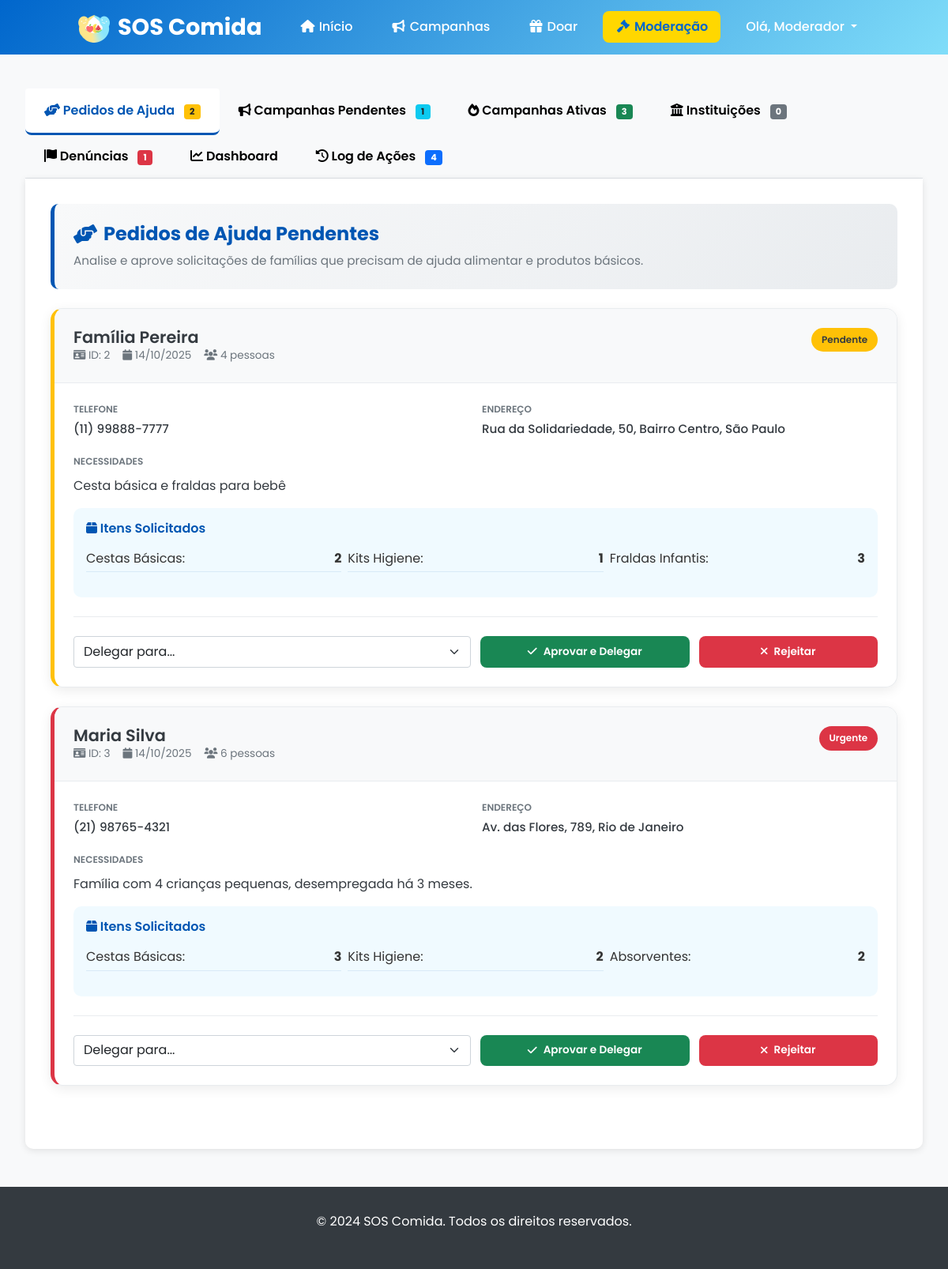
Page /moderacao (signed in) on the earlier database version.
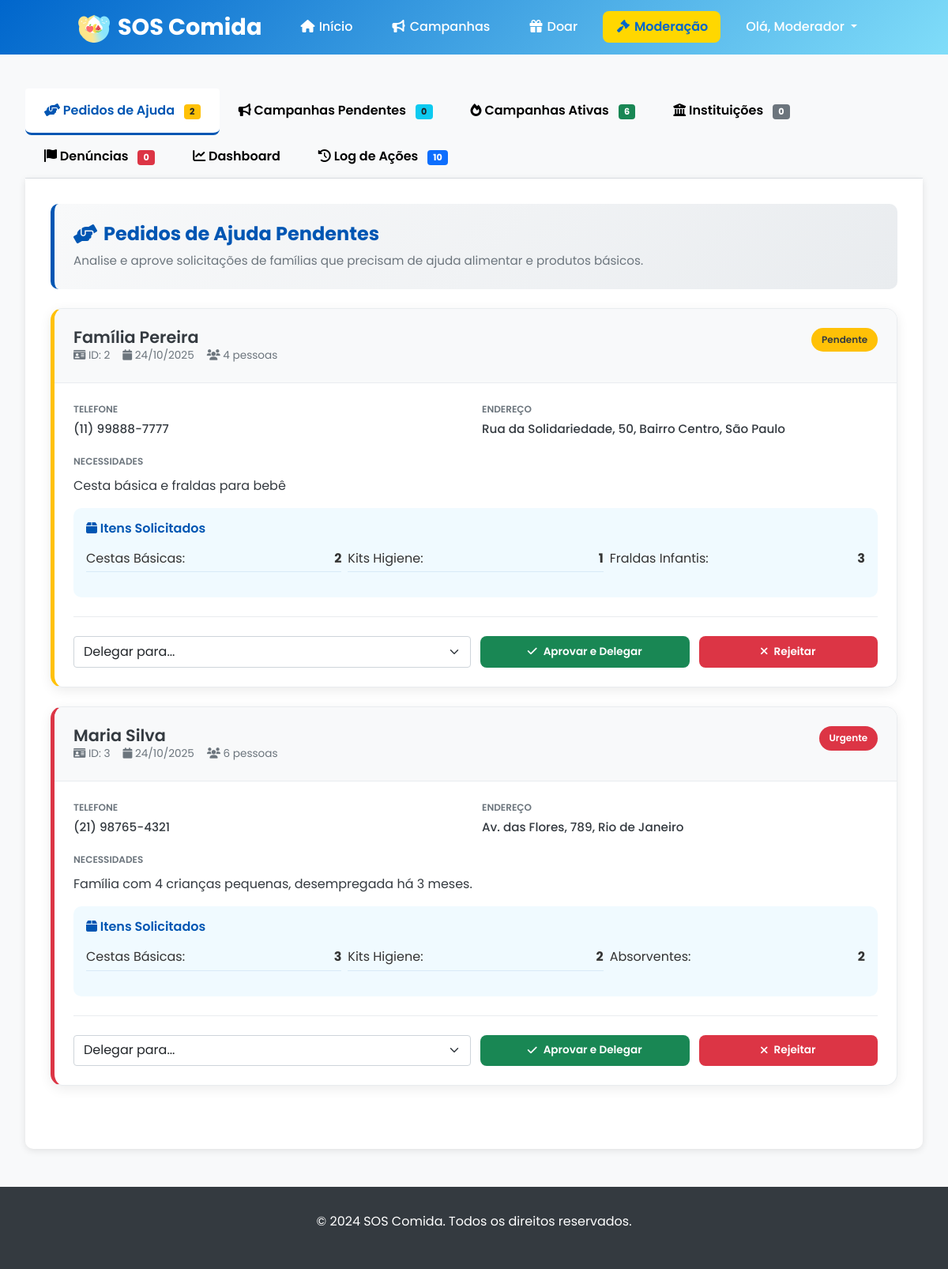
Same page on the later database version.
### models.py (models this page shows)
class SolicitacaoRecebimento(db.Model):
    __tablename__ = 'solicitacoes_recebimento'
    id = db.Column(db.Integer, primary_key=True)
    usuario_id = db.Column(db.Integer, db.ForeignKey('usuarios.id'), nullable=False)
    nome = db.Column(db.String(100), nullable=False)
    telefone = db.Column(db.String(20), nullable=False)
    endereco = db.Column(db.Text, nullable=False)
    qtd_pessoas = db.Column(db.Integer, nullable=False)
    necessidades = db.Column(db.Text, nullable=False)
    status = db.Column(db.String(20), default='pendente')
    data_criacao = db.Column(db.DateTime, default=datetime.utcnow)
    qtd_cestas = db.Column(db.Integer, default=0)
    qtd_higiene = db.Column(db.Integer, default=0)
    qtd_absorventes = db.Column(db.Integer, default=0)
    qtd_fraldas_infantis = db.Column(db.Integer, default=0)
    qtd_fraldas_geriatricas = db.Column(db.Integer, default=0)
    tipo_pix = db.Column(db.String(50))
    chave_pix = db.Column(db.String(200))
    cestas_entregues = db.Column(db.Integer, default=0)
    alimento_kg_entregues = db.Column(db.Numeric(10, 2), default=0.00)
    valor_entregue = db.Column(db.Numeric(10, 2), default=0.00)
    data_entrega_final = db.Column(db.DateTime)
    usuario = db.relationship('Usuario', backref=db.backref('recebimentos', lazy=True))

### main.py (the view)
@app.route('/moderacao')
@login_required
def moderacao():
    if current_user.tipo != 'moderador':
        flash('Acesso negado. Apenas moderadores podem acessar esta página.', 'error')
        return redirect(url_for('home'))
    recebimentos_pendentes = SolicitacaoRecebimento.query.filter_by(status='pendente').all()
    campanhas_pendentes = Campanha.query.filter_by(status='pendente').all()
    campanhas_ativas = Campanha.query.filter_by(status='ativa').order_by(Campanha.data_criacao.desc()).all()
    instituicoes_pendentes = Usuario.query.filter_by(tipo='instituicao', status_aprovacao='pendente').all()
    instituicoes = Usuario.query.filter_by(tipo='instituicao', status_aprovacao='aprovada').all()
    denuncias_pendentes = DenunciaVoluntario.query.filter_by(status='pendente').order_by(DenunciaVoluntario.data_denuncia.desc()).all()
    logs_recentes = LogAcaoModerador.query.order_by(LogAcaoModerador.data_acao.desc()).limit(50).all()
    now = datetime.utcnow()
    return render_template('moderacao.html',
                           recebimentos_pendentes=recebimentos_pendentes,
                           campanhas_pendentes=campanhas_pendentes,
                           campanhas_ativas=campanhas_ativas,
                           instituicoes_pendentes=instituicoes_pendentes,
                           instituicoes=instituicoes,
                           denuncias_pendentes=denuncias_pendentes,
                           logs_recentes=logs_recentes,
                           now=now,
                           usuario=current_user)

### main.py (called while the page is built)
@lm.user_loader
def user_loader(id):
    return Usuario.query.get(int(id))

### templates/moderacao.html (shortened to what the changed rows need)
{% extends "base.html" %}
{% block content %}
<div class="container" style="margin-top: 2rem; position: relative; z-index: 10;">
    <ul class="nav nav-tabs nav-tabs-custom" id="moderacaoTabs" role="tablist">
        <li class="nav-item" role="presentation">
            <button class="nav-link" id="campanhas-tab" data-bs-toggle="tab" data-bs-target="#campanhas" type="button" role="tab">
                <i class="fas fa-bullhorn"></i> Campanhas Pendentes
                <span class="badge bg-info text-dark">{{ campanhas_pendentes|length }}</span>
            </button>
        </li>
        <li class="nav-item" role="presentation">
            <button class="nav-link" id="campanhas-ativas-tab" data-bs-toggle="tab" data-bs-target="#campanhas-ativas" type="button" role="tab">
                <i class="fas fa-fire"></i> Campanhas Ativas
                <span class="badge bg-success">{{ campanhas_ativas|length }}</span>
            </button>
        </li>
        <li class="nav-item" role="presentation">
            <button class="nav-link" id="denuncias-tab" data-bs-toggle="tab" data-bs-target="#denuncias" type="button" role="tab">
                <i class="fas fa-flag"></i> Denúncias
                <span class="badge bg-danger">{{ denuncias_pendentes|length }}</span>
            </button>
        </li>
        <li class="nav-item" role="presentation">
            <button class="nav-link" id="logs-tab" data-bs-toggle="tab" data-bs-target="#logs" type="button" role="tab">
                <i class="fas fa-history"></i> Log de Ações
                <span class="badge bg-primary">{{ logs_recentes|length if logs_recentes else 0 }}</span>
            </button>
        </li>
    </ul>
    <div class="tab-content" id="moderacaoTabsContent" style="background: white; padding: 2rem; border-radius: 0 0 10px 10px; box-shadow: 0 2px 10px rgba(0,0,0,0.1);">
        <div class="tab-pane fade show active" id="ajuda" role="tabpanel">
            <div class="category-header">
                <h2 class="category-title"><i class="fas fa-hands-helping"></i> Pedidos de Ajuda Pendentes</h2>
            </div>
            <div class="solicitacoes-grid" id="ajudaGrid">
                {% if recebimentos_pendentes %}
                    {% for recebimento in recebimentos_pendentes %}
                    <div class="solicitacao-card {% if recebimento.qtd_pessoas >= 5 %}priority-high{% elif recebimento.qtd_pessoas >= 3 %}priority-medium{% else %}priority-low{% endif %}">
                        <div class="card-header">
                            <div class="card-status {% if recebimento.qtd_pessoas >= 5 %}status-urgente{% else %}status-pendente{% endif %}">
                                {% if recebimento.qtd_pessoas >= 5 %}Urgente{% else %}Pendente{% endif %}
                            </div>
                            <h3 class="card-title">{{ recebimento.nome }}</h3>
                            <p class="card-subtitle">
                                <span><i class="fas fa-id-card"></i> ID: {{ recebimento.id }}</span>
                                <span><i class="fas fa-calendar"></i> {{ recebimento.data_criacao.strftime('%d/%m/%Y') }}</span>
                                <span><i class="fas fa-users"></i> {{ recebimento.qtd_pessoas }} pessoas</span>
                            </p>
                        </div>
                        <div class="card-body">
                            <div class="info-grid">
                                <div class="info-item">
                                    <span class="info-label">Telefone</span>
                                    <span class="info-value">{{ recebimento.telefone }}</span>
                                </div>
                                <div class="info-item">
                                    <span class="info-label">Endereço</span>
                                    <span class="info-value">{{ recebimento.endereco }}</span>
                                </div>
                            </div>
                            {% if recebimento.necessidades %}
                            <div style="margin-top: 1rem;">
                                <span class="info-label">Necessidades</span>
                                <p style="margin-top: 0.5rem; color: #343a40;">{{ recebimento.necessidades }}</p>
                            </div>
                            {% endif %}
                            {% if recebimento.qtd_cestas or recebimento.qtd_higiene or recebimento.qtd_absorventes or recebimento.qtd_fraldas_infantis or recebimento.qtd_fraldas_geriatricas %}
                            <div class="itens-solicitados">
                                <h4><i class="fas fa-box"></i> Itens Solicitados</h4>
                                <ul class="itens-list">
                                    {% if recebimento.qtd_cestas > 0 %}
                                    <li><span>Cestas Básicas:</span> <strong>{{ recebimento.qtd_cestas }}</strong></li>
                                    {% endif %}
                                    {% if recebimento.qtd_higiene > 0 %}
                                    <li><span>Kits Higiene:</span> <strong>{{ recebimento.qtd_higiene }}</strong></li>
                                    {% endif %}
                                    {% if recebimento.qtd_absorventes > 0 %}
                                    <li><span>Absorventes:</span> <strong>{{ recebimento.qtd_absorventes }}</strong></li>
                                    {% endif %}
                                    {% if recebimento.qtd_fraldas_infantis > 0 %}
                                    <li><span>Fraldas Infantis:</span> <strong>{{ recebimento.qtd_fraldas_infantis }}</strong></li>
                                    {% endif %}
                                </ul>
                            </div>
                            {% endif %}
                            <div class="acoes-moderacao">
                                <form action="{{ url_for('delegar_solicitacao', tipo='recebimento', solicitacao_id=recebimento.id) }}" method="POST" style="flex: 3; display: contents;">
                                    <select name="instituicao_id" class="form-select" required style="flex: 2;">
                                        <option value="">Delegar para...</option>
                                    </select>
                                    <button type="submit" class="btn-aprovar" style="flex: 1;"><i class="fas fa-check"></i> Aprovar e Delegar</button>
                                </form>
                                <form action="{{ url_for('rejeitar_solicitacao', tipo='recebimento', id=recebimento.id) }}" method="POST">
                                    <button type="submit" class="btn-rejeitar"><i class="fas fa-times"></i> Rejeitar</button>
                                </form>
                            </div>
                        </div>
                    </div>
                    {% endfor %}
                {% else %}
                    <div class="empty-state">
                        <i class="fas fa-inbox"></i>
                        <h3>Nenhum pedido de ajuda pendente</h3>
                        <p>Todos os pedidos foram processados!</p>
                    </div>
                {% endif %}
            </div>
        </div>
                                        {% set denuncias_processadas = 0 %}
                                        {% if logs_recentes %}
                                            {% for log in logs_recentes %}
                                                {% if 'denuncia' in log.acao %}
                                                    {% set denuncias_processadas = denuncias_processadas + 1 %}
                                                {% endif %}
                                            {% endfor %}
                                        {% endif %}
    </div>
</div>
{% endblock %}

Differences in the rows shown:
changed SolicitacaoRecebimento "Família Pereira": data_criacao "14/10/2025" → "24/10/2025"
changed SolicitacaoRecebimento "Maria Silva": data_criacao "14/10/2025" → "24/10/2025"
Other differences:
{{ campanhas_pendentes|length }}: "1" → "0"
{{ campanhas_ativas|length }}: "3" → "6"
{{ denuncias_pendentes|length }}: "1" → "0"
{{ logs_recentes|length if logs_recentes else 0 }}: "4" → "10"
